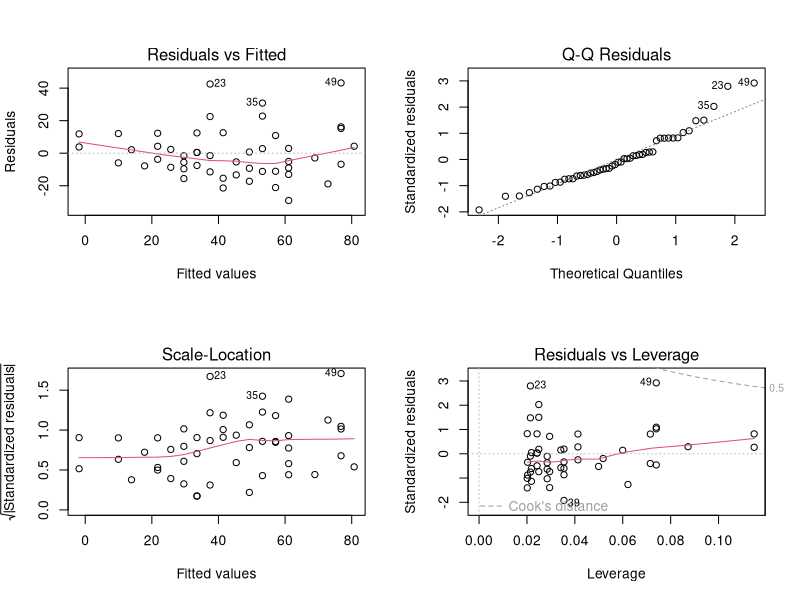
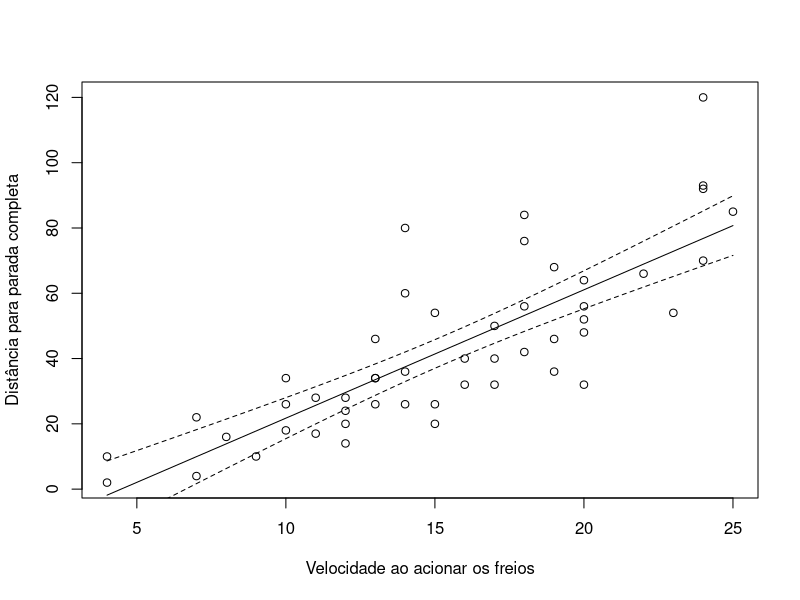

The R source for these figures, in order:
##======================================================================
## Script com os chunks do arquivo Rmd
##======================================================================

## ----- dados
## Carrega o conjunto de dados
data(cars)

## ----- resumo
## Resumo dos dados
knitr::kable(summary(cars))

## ----- fit
## Ajuste do modelo
mod <- lm(dist ~ speed, data = cars)

## ----- fitres
## Resumo do modelo
summary(mod)

## ----- residuals
par(mfrow = c(2, 2))
plot(mod)
par(mfrow = c(1,1))

## ----- pred
## Intervalo de valores para predição
pred <- data.frame(speed = seq(4, 25, by = 0.5))
## Valores preditos
ypred <- predict(mod, newdata = pred, interval = "confidence")
## Inclui valores preditos no data frame
pred <- cbind(pred, ypred)

## ----- predfig
## Gráfico de dispersão
plot(dist ~ speed, data = cars,
     xlab = "Velocidade ao acionar os freios",
     ylab = "Distância para parada completa")
## Intervalo de predição
with(pred,
     matlines(x = speed, y = cbind(fit, lwr, upr),
              lty = c(1, 2, 2), col = 1))
